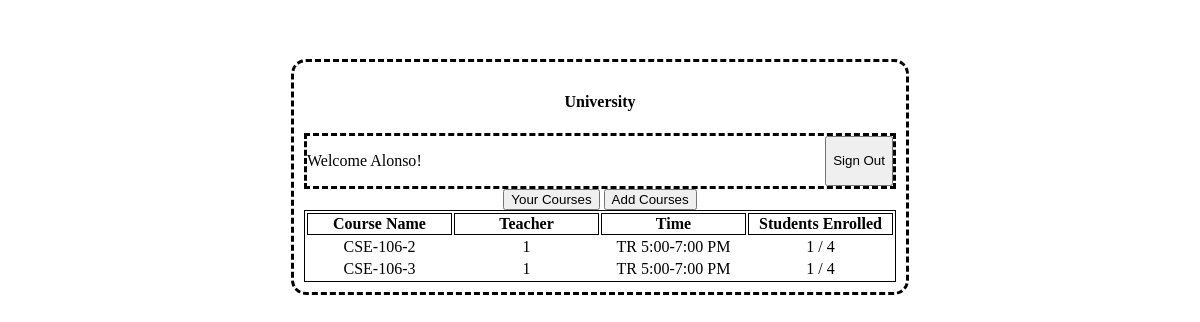
Page /s_dashboard (signed in) on the earlier database version.
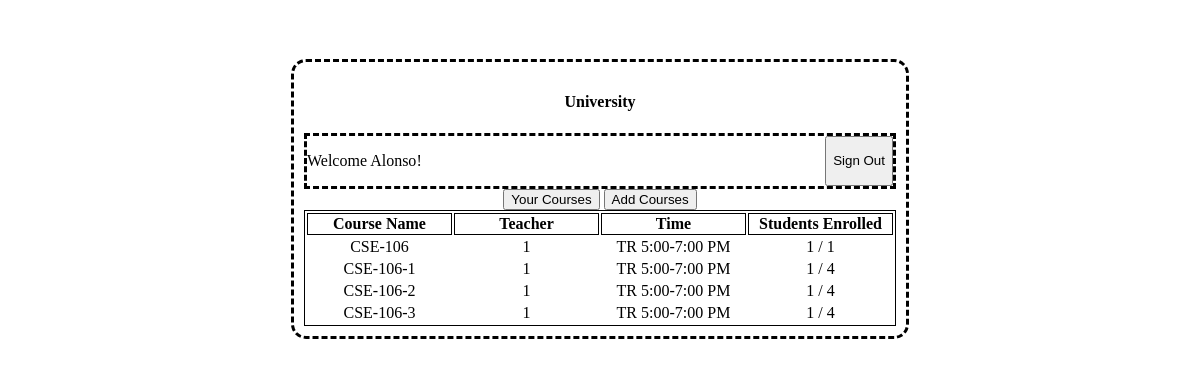
Same page on the later database version.
### backend.py (models this page shows)
class Student(db.Model):
    s_studentId = db.Column(db.Integer, primary_key=True)
    s_userId = db.Column(db.Integer, nullable=False)
    s_name = db.Column(db.String, nullable=False)

class Class(db.Model):
    c_classId = db.Column(db.Integer, primary_key=True)
    c_courseName = db.Column(db.String, unique=True, nullable=False)
    c_teacherId = db.Column(db.Integer, nullable=False)
    c_enrollmentNum = db.Column(db.Integer, nullable=False)
    c_capacity = db.Column(db.Integer, nullable=False)
    c_time = db.Column(db.String, nullable=False)

### backend.py (the view)
@app.route('/s_dashboard', methods=['GET', 'POST'])
@login_required
def s_dashboard():
    print('Rendering student dashboard..')
    student = Student.query.filter_by(s_userId=current_user.u_userId).first()
    allClasses = Class.query.all()
    classesIn = [i.e_classId for i in Enrollment.query.filter_by(e_studentId=student.s_studentId).all()]
    enrolledClasses = db.session.query(Class).filter(Class.c_classId.in_(classesIn)).all()
    return render_template('s_dashboard.html', name=student.s_name, classes=allClasses, classesIn=classesIn, enrolledClasses=enrolledClasses)

### backend.py (called while the page is built)
@login_manager.user_loader
def load_user(user_id):
    return User.query.get(int(user_id))

### templates/s_dashboard.html (shortened to what this page needs)
<!DOCTYPE html>
<html>
    <head>
        <link rel="stylesheet" href="../static/style.css">
    </head>
    <body>
    <div class="card-holder">
        <h4>University</h4>
        <div class="header">
            <p>Welcome {{ name }}!</p>
            <input type="button" onclick="logout()" value="Sign Out">
        </div>
        <div class="tab">
            <button class="tablinks" onclick="changeTab(event, 'yourCourses')">Your Courses</button>
            <button class="tablinks" onclick="changeTab(event, 'addCourses')">Add Courses</button>
        </div>
        <div id="yourCourses" class="tabContent">
            <table>
                <th> Course Name </th>
                <th> Teacher </th>
                <th> Time </th>
                <th> Students Enrolled </th>
                {% block enrolledClasses %}
                    {% for class in enrolledClasses %}
                        <tr>
                            <td> {{ class.c_courseName }}</td>
                            <td> {{ class.c_teacherId }}</td>
                            <td> {{ class.c_time }}</td>
                            <td> {{ class.c_enrollmentNum }} / {{ class.c_capacity }}</td>
                        </tr>
                    {% endfor %}
                {% endblock %}
            </table>
        </div>
    </div>
    </body>
</html>

### static/style.css (style rules this page uses)
.card-holder { width: 50%; margin-left: auto; margin-right: auto; margin-top: 5%; padding: 10px; border-radius: 15px; border-style: dashed; text-align:center; }
table { width: 100%; margin-left:auto; margin-right:auto; }
table, th { border:1px solid black; }
th { text-align: center; width:25%; }
.header { display:flex; justify-content: space-between; border-style: dashed; }

Differences in the rows shown:
now on this page (row edited): Class: c_courseName "CSE-106", c_teacherId "1", c_time "TR 5:00-7:00 PM", c_enrollmentNum "1", c_capacity "1"
now on this page (row edited): Class: c_courseName "CSE-106-1", c_teacherId "1", c_time "TR 5:00-7:00 PM", c_enrollmentNum "1", c_capacity "4"
